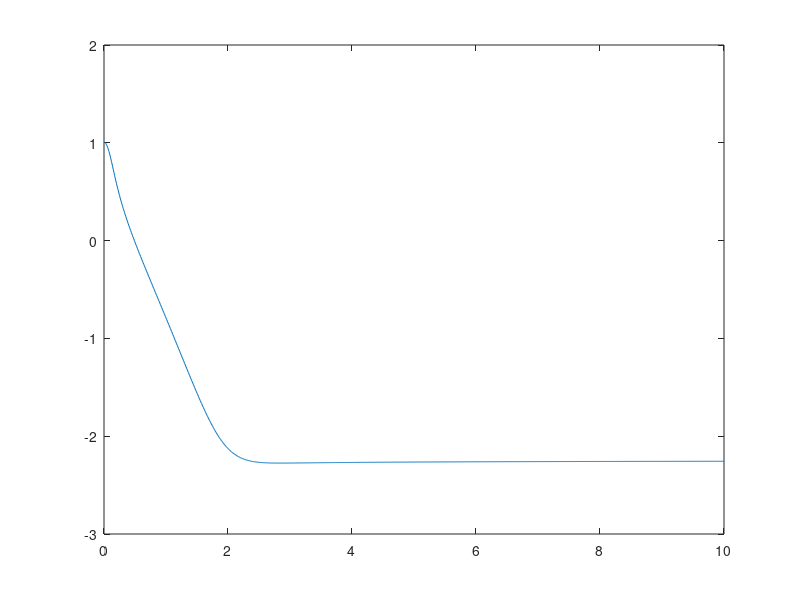

Here is the MATLAB script that generated this plot:
%% 
N = 1000;
x = linspace(0,10,N);
% M = -700;
% n=2000;
% b = 1.01;
% num = M:0;
L = 1;
% Compute n-point Gauss-Legendre nodes and weights on [a,b]
% [x0, w0] = lgwt(n, 0, 10);
% I = sum(w .* f(x));

w = 2*L/sqrt(pi)*10/N*ones(N,1);
s = L^2*x.^2;
s = s;
w = w.';

x = x.';
xx =x.^2;

sog = exp(-xx*s)*w.';
error = abs(sog-erf(L*(x+1e-16))./(x+1e-16));

plot(x,log10(error))